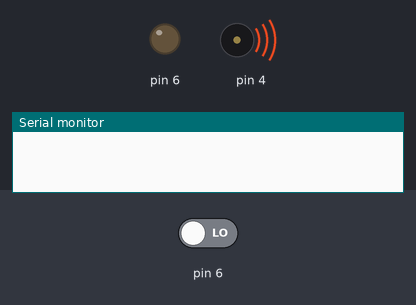
The sketch below on a simulated Arduino Uno, built with avr-gcc and run on an emulated ATmega328P. Parts: output pins drawn as LEDs (lit = HIGH), buzzer (waves = sounding), the last lines printed to the serial monitor. Inputs (shaded band) come from the test bench; at power-on: pin 6 LOW.

Above: at 0.1 s.
At 1.1 s:
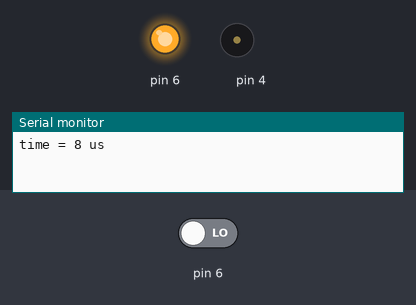
Timing chart, 0 to 2.6 s (numbered marks = the images above):
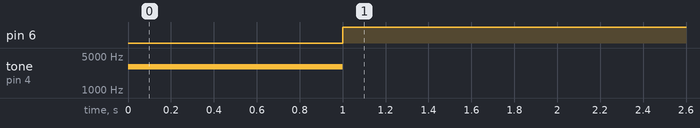

The sketch:

2_transistor.ino
```cpp
void setup() {
  // put your setup code here, to run once:
  tone(4,3000,1000);
  delay (1000);

  Serial.begin(9600);
}

void loop() {
  // put your main code here, to run repeatedly:
  long decayTime = getDecayTime(6);

  Serial.print("time = ");
  Serial.print(decayTime);
  Serial.println((" us"));

  delay(1000);
}

long getDecayTime(int pin){
  //charge the capacitor
  pinMode(pin,OUTPUT);
  digitalWrite(pin, HIGH);
  delay(1);

  //read from pin and wait for the voltage to drop
  pinMode(pin, INPUT);
  digitalWrite(pin,LOW);
  long time= micros();
  while(digitalRead(pin));
  time = micros() - time;
  return time;
}
```

Measured:
- by itself, pin 6: LOW → HIGH at 1.0 s
